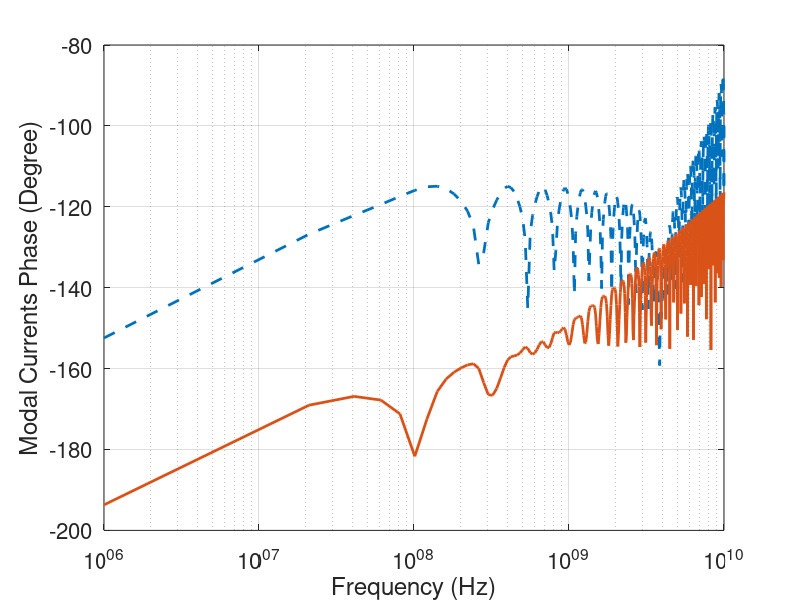

Recreate this plot in MATLAB.
%%%% TBTWP cable  %%%%
%%%%%%%%%%%%%%%%%%%%%%%%%%%%%%%%%%%
%%%%%%%%%%%%%%%%%%%%%%%%%%%%%%%%%%%
 clear ;
%%%% Free Space charachteristic%%%%
u0=4*pi*1e-7 ;   % permeability. 磁导率
epsi=8.85e-12;   % permittivity. 介电常数
c0=299792458 ;   % speed of light in free space.
etta0=sqrt(u0/epsi);
%%%%%%  cable parameters %%%%%% 
Lz=1 ;   %  (m)              %  TBTWP长度
acc=0.0001;

pb=25e-3;
p=5e-3;


% pb=150e-3;
% p= 25e-3;

% pb=1000;   %%Untwisted wires
% p= 1000;

%%
% pb=100000;  %%对比
% p = 5e-3;

% pb=25e-3;  
% p= 100000;
%%

s= 0.7e-3 ;
sb=1.5e-3;
rw=0.15e-3; % (m)         %The radius of the  wires.
% rw=0.1e-3;
h=5e-3;

alpha_b=1/sqrt((sb/2)^2+(pb/(2*pi))^2);
Lb = 2*pi*Lz/(alpha_b*pb);            %单根TWP长度


alpha = 1/sqrt((s/2)^2+(p/(2*pi))^2);
alpha0 = alpha_b*alpha*p/(2*pi);
% L=2*pi*Lz/(alpha*p);         %%Lz:缠绕之后总长   L:拉伸总长
L=(2*pi)^2*Lz/(alpha_b*pb*alpha*p);   %单根导线长度

l=0:acc:L  ; 


h11= h+sb/2+s/2 ; % (m)         %The distance between the ground and the  cable. 
h12= h+sb/2-s/2 ;
h21= h-sb/2+s/2 ;
h22= h-sb/2-s/2 ;


%%%%%%%%%%%%%%%%%%%%%%%%%%%%%%%%%%%%%%%
%%%%Averaged_per_unit_length_parameters%%%%
L_11   =  u0/(2*pi)*log((2*h/rw)-(s^2+sb^2)/16*h^2);
L_1112 =  u0/(2*pi)*log((2*h/s)+(s^2+sb^2)/16*h^2);
L_1121 =  u0/(4*pi)*log(1+4*h^2/sb^2);

L_   = L_11;
L_M  = L_1112;
L_12 = L_1121;

Lsh=[L_,   L_M,  L_12, L_12;
     L_M,  L_,   L_12, L_12;
     L_12, L_12, L_,   L_M;
     L_12, L_12, L_M,  L_];

Csh = c0^(-2).*Lsh^-1;
Zc=c0.* Lsh ;  %The characteristic impedance of the outer system.
%%% input and output terminals of the shield %%%
Ra=49;
Rb=51;
Rc=100;

Zsh_SL=[Ra+Rc, Rc, 0, 0;
        Rc, Rb+Rc, 0, 0; 
        0, 0, Ra+Rc, Rc;
        0, 0, Rc, Rb+Rc ] ;  % left side 

        Zsh_SR= Zsh_SL;  % right side


%%%%% Plane-wave Characterization %%%%%%  远场激励（平面波）
E0=1       ;           %The electric field intensity of the incident field (v/m)
thetaE=deg2rad(90)   ; %Plarization angel.
thetaP=deg2rad(0)  ;   phiP=deg2rad(0) ;   %Direction of incidence. 

ex=sin(thetaE)*sin(thetaP) ; 
ey=-sin(thetaE)*cos(thetaP)*cos(phiP)-cos(thetaE)*sin(phiP) ; 
ez=-sin(thetaE)*cos(thetaP)*sin(phiP)+cos(thetaE)*cos(phiP) ;
%%%%%%%%%%%%%%%%%%%%%%%%%%%%%%%%%%%%%%%%%
%%  
                x11 = h+(sb/2)*cos(alpha0*l)+s*cos(alpha*l)/2;
                x12 = h+(sb/2)*cos(alpha0*l)-s*cos(alpha*l)/2;
                x21 = h-(sb/2)*cos(alpha0*l)+s*cos(alpha*l)/2;
                x22 = h-(sb/2)*cos(alpha0*l)-s*cos(alpha*l)/2;
                
                y11 = (sb/2)*sin(alpha0*l)+s*sin(alpha*l)/2;
                y12 = (sb/2)*sin(alpha0*l)-s*sin(alpha*l)/2;
                y21 = -1*(sb/2)*sin(alpha0*l)+s*sin(alpha*l)/2;
                y22 = -1*(sb/2)*sin(alpha0*l)-s*sin(alpha*l)/2;
                
                z11 = pb*alpha_b*alpha*p*l/(2*pi)^2;
                z12 = z11;
                z21 = z11;
                z22 = z11;
               %% the unit tangent vectors for each wire
                eta11=sqrt(1+s*sb*alpha*alpha0*cos(alpha0*l-alpha*l)/2);
                eta12=sqrt(1-s*sb*alpha*alpha0*cos(alpha0*l-alpha*l)/2);
                eta21=sqrt(1-s*sb*alpha*alpha0*cos(alpha0*l-alpha*l)/2);
                eta22=sqrt(1+s*sb*alpha*alpha0*cos(alpha0*l-alpha*l)/2);
                
                n11_Lx=-1./eta11.*(1/2*sb*alpha0*sin(alpha0*l)+1/2*s*alpha*sin(alpha*l));
                n11_Ly=1./eta11.*(1/2*sb*alpha0*cos(alpha0*l)+1/2*s*alpha*cos(alpha*l));
                n11_Lz=alpha0*pb./(2*pi*eta11);
                
                n12_Lx=-1./eta12.*(1/2*sb*alpha0*sin(alpha0*l)-1/2*s*alpha*sin(alpha*l));
                n12_Ly=1./eta12.*(1/2*sb*alpha0*cos(alpha0*l)-1/2*s*alpha*cos(alpha*l));
                n12_Lz=alpha0*pb./(2*pi*eta12);
            
                n21_Lx=-1./eta21.*(-1/2*sb*alpha0*sin(alpha0*l)+1/2*s*alpha*sin(alpha*l));
                n21_Ly=1./eta21.*(-1/2*sb*alpha0*cos(alpha0*l)+1/2*s*alpha*cos(alpha*l));
                n21_Lz=alpha0*pb./(2*pi*eta21);

                n22_Lx=-1./eta22.*(1/2*sb*alpha0*sin(alpha0*l)+1/2*s*alpha*sin(alpha*l));
                n22_Ly=1./eta22.*(1/2*sb*alpha0*cos(alpha0*l)+1/2*s*alpha*cos(alpha*l));
                n22_Lz=alpha0*pb./(2*pi*eta22);
                %%
              %% LN  每根线求导
%                 x11_L = -1*(sb/2)*alpha0*sin(alpha0*l)-(s/2)*alpha*sin(alpha*l);
%                 x12_L = -1*(sb/2)*alpha0*sin(alpha0*l)+(s/2)*alpha*sin(alpha*l);
%                 x21_L = (sb/2)*alpha0*sin(alpha0*l)-(s/2)*alpha*sin(alpha*l);
%                 x22_L = (sb/2)*alpha0*sin(alpha0*l)+(s/2)*alpha*sin(alpha*l);
%                 
%                 y11_L = (sb/2)*alpha0*cos(alpha0*l)+(s/2)*alpha*cos(alpha*l);
%                 y12_L = (sb/2)*alpha0*cos(alpha0*l)-(s/2)*alpha*cos(alpha*l);
%                 y21_L = -1*(sb/2)*alpha0*cos(alpha0*l)+(s/2)*alpha*cos(alpha*l);
%                 y22_L = -1*(sb/2)*alpha0*cos(alpha0*l)-(s/2)*alpha*cos(alpha*l);
%                 
%                 z11_L = pb*alpha_b*alpha*p/(2*pi)^2;
%                 z12_L = z11_L;
%                 z21_L = z11_L;
%                 z22_L = z11_L;
                %%
%x=0:acc:h;
% x1=h1;
% x2=h2;
% y=0;

% z=0:acc:L;
%N=length(z);
%% Frequency loop 平面波的各方向分量EX,EY,EZ
    index=0 ; 
    for f=linspace(1e6,10e9,500)
        index=index+1 ;        
                                
                k=2*pi*f/c0 ;  % The wave number.
                kx=-k*cos(thetaP) ;
                ky=-k*sin(thetaP)*cos(phiP) ;
                kz=-k*sin(thetaP)*sin(phiP) ;
                
                Ex11=2*E0*ex*cos(kx*x11).*exp(-1j*(ky*y11+kz*z11)) ;     
                Ey11=-2j*E0*ey*sin(kx*x11).*exp(-1j*(ky*y11+kz*z11)) ; 
                Ez11=-2j*E0*ez*sin(kx*x11).*exp(-1j*(ky*y11+kz*z11)) ; 
                
                Ex12=2*E0*ex*cos(kx*x12).*exp(-1j*(ky*y12+kz*z12)) ;     
                Ey12=-2j*E0*ey*sin(kx*x12).*exp(-1j*(ky*y12+kz*z12)) ; 
                Ez12=-2j*E0*ez*sin(kx*x12).*exp(-1j*(ky*y12+kz*z12)) ; 
                
                Ex21=2*E0*ex*cos(kx*x21).*exp(-1j*(ky*y21+kz*z21)) ;     
                Ey21=-2j*E0*ey*sin(kx*x21).*exp(-1j*(ky*y21+kz*z21)) ; 
                Ez21=-2j*E0*ez*sin(kx*x21).*exp(-1j*(ky*y21+kz*z21)) ; 
                
                Ex22=2*E0*ex*cos(kx*x22).*exp(-1j*(ky*y22+kz*z22)) ;     
                Ey22=-2j*E0*ey*sin(kx*x22).*exp(-1j*(ky*y22+kz*z22)) ; 
                Ez22=-2j*E0*ez*sin(kx*x22).*exp(-1j*(ky*y22+kz*z22)) ; 
                
            %%
                %双绞线对  TBTWP
                E11=Ex11.*n11_Lx+Ey11.*n11_Ly+Ez11.*n11_Lz;
                E12=Ex12.*n12_Lx+Ey12.*n12_Ly+Ez12.*n12_Lz;
                E21=Ex21.*n21_Lx+Ey21.*n21_Ly+Ez21.*n21_Lz;
                E22=Ex22.*n22_Lx+Ey22.*n22_Ly+Ez22.*n22_Lz;
                
%                 E11=Ex11.*x11_L+Ey11.*y11_L+Ez11.*z11_L;
%                 E12=Ex12.*x12_L+Ey12.*y12_L+Ez12.*z12_L;
%                 E21=Ex21.*x21_L+Ey21.*y21_L+Ez21.*z21_L;
%                 E22=Ex22.*x22_L+Ey22.*y22_L+Ez22.*z22_L;
                
                
                E=[E11;E12;E21;E22];
                
                %% the total induced  sources  
                PHI11=cos(k*L)*eye(4);          PHI12=-1j*Zc*sin(k*L) ;
                PHI21=-1j*(Zc^-1)*sin(k*L) ;    PHI22=cos(k*L)*eye(4) ;     %phi矩阵,平行线为phi(L-Z),双绞线为phi(L-l)
                Zcinv=inv(Zc);                         %计算Zc矩阵的逆矩阵
                %%
                VAG(1,:)=trapz(l,cos(k*(L-l)).*E(1,:));
                VAG(2,:)=trapz(l,cos(k*(L-l)).*E(2,:));
                VAG(3,:)=trapz(l,cos(k*(L-l)).*E(3,:));
                VAG(4,:)=trapz(l,cos(k*(L-l)).*E(4,:));
                
                
                IAG(1,:)=trapz(l,(-1j*(Zcinv(1,1)).*sin(k.*(L-l))).*E(1,:))+trapz(l,(-1j*(Zcinv(1,2)).*sin(k.*(L-l))).*E(2,:))+trapz(l,(-1j*(Zcinv(1,3)).*sin(k.*(L-l))).*E(3,:))+trapz(l,(-1j*(Zcinv(1,4)).*sin(k.*(L-l))).*E(4,:));
                IAG(2,:)=trapz(l,(-1j*(Zcinv(2,1)).*sin(k.*(L-l))).*E(1,:))+trapz(l,(-1j*(Zcinv(2,2)).*sin(k.*(L-l))).*E(2,:))+trapz(l,(-1j*(Zcinv(2,3)).*sin(k.*(L-l))).*E(3,:))+trapz(l,(-1j*(Zcinv(2,4)).*sin(k.*(L-l))).*E(4,:));
                IAG(3,:)=trapz(l,(-1j*(Zcinv(3,1)).*sin(k.*(L-l))).*E(1,:))+trapz(l,(-1j*(Zcinv(3,2)).*sin(k.*(L-l))).*E(2,:))+trapz(l,(-1j*(Zcinv(3,3)).*sin(k.*(L-l))).*E(3,:))+trapz(l,(-1j*(Zcinv(3,4)).*sin(k.*(L-l))).*E(4,:));
                IAG(4,:)=trapz(l,(-1j*(Zcinv(4,1)).*sin(k.*(L-l))).*E(1,:))+trapz(l,(-1j*(Zcinv(4,2)).*sin(k.*(L-l))).*E(2,:))+trapz(l,(-1j*(Zcinv(4,3)).*sin(k.*(L-l))).*E(3,:))+trapz(l,(-1j*(Zcinv(4,4)).*sin(k.*(L-l))).*E(4,:));
               %  IAG(2,:)=trapz(l,(-1j*(Zcinv(2,1)).*sin(k.*(L-l))).*E(1,:))+trapz(l,(-1j*(Zcinv(2,2)).*sin(k.*(L-l))).*E(2,:));
                
                

%                 n1=x1;
%                 n2=x2;
                n11=0:acc:h11;
                n12=0:acc:h12;
                n21=0:acc:h21;
                n22=0:acc:h22;
                 
                Vinc01=-trapz(n11,2*E0*ex*cos(kx*n11).*exp(-1j*(ky*y11(1)+kz*0)));
                Vinc02=-trapz(n12,2*E0*ex*cos(kx*n12).*exp(-1j*(ky*y12(1)+kz*0)));
                Vinc03=-trapz(n21,2*E0*ex*cos(kx*n21).*exp(-1j*(ky*y21(1)+kz*0)));
                Vinc04=-trapz(n22,2*E0*ex*cos(kx*n22).*exp(-1j*(ky*y22(1)+kz*0)));
                 
                VincL1=-trapz(n11,2*E0*ex*cos(kx*n11).*exp(-1j*(ky*y11(length(y11))+kz*L)));
                VincL2=-trapz(n12,2*E0*ex*cos(kx*n12).*exp(-1j*(ky*y12(length(y12))+kz*L)));
                VincL3=-trapz(n21,2*E0*ex*cos(kx*n21).*exp(-1j*(ky*y21(length(y21))+kz*L)));
                VincL4=-trapz(n22,2*E0*ex*cos(kx*n22).*exp(-1j*(ky*y22(length(y22))+kz*L)));
                

                Vinc0=[Vinc01;Vinc02;Vinc03;Vinc04];
                VincL=[VincL1;VincL2;VincL3;VincL4];

                VST=VAG+VincL-PHI11*Vinc0;
                IST=IAG-PHI21*Vinc0;




                %% Frequqncy Dependent Matrices
        %         PHI11=cos(k*L);  PHI12=-1j*Zc*sin(k*L) ;
        %         PHI21=-1j*(Zc^-1)*sin(k*L) ;  PHI22=cos(k*L) ; 


                A=PHI11*Zsh_SL+Zsh_SR*PHI22-PHI12-Zsh_SR*PHI21*Zsh_SL ;


                Iout_0=A^-1*(VST-Zsh_SR*IST) ;   IIout_0(:,index)=Iout_0 ;
                Vout_0=-Zsh_SL*Iout_0 ;          VVout_0(:,index)=Vout_0 ;
        %         
        %         Vout_z=cos(k*z)*Vout_0+(-1j*Zc*sin(k*z))*Iout_0+VST ;           VVout_z(index,:)=Vout_z ;
        %         Iout_z=(-1j*(Zc^-1)*sin(k*z))*Vout_0+cos(k*z)*Iout_0+IST ;      IIout_z(index,:)=Iout_z ;
        %         
        


    end
    %% results 
    f=linspace(1e6,10e9,500);
    ICM1=IIout_0(1,:)+IIout_0(2,:);
    IDM11=(IIout_0(1,:)-IIout_0(2,:))/2;
   
      ICM1_phase=angle(ICM1)*180/pi;            %CM电流的相位，单位为：°
      IDM11_phase=angle(IDM11)*180/pi;          %DM电流的相位，单位为：°
    
    gcm = 20*log10(abs(ICM1));   %CM电流的幅值，单位为：dBA
    hdm = 20*log10(abs(IDM11));  %DM电流的幅值，单位为：dBA
    
%     a=load('two_wires_new1.dat');                   
%     a=xlsread('sample1.3.xlsx');

      
 
        figure;
        hold on , plot(f,gcm,'--','linewidth',2)      %MATLAB解析结果共模曲线
        hold on , plot(f,hdm,'linewidth',2)           %MATLAB解析结果差模曲线
        
%         hold on , plot(f,ICM1_phase,'--','linewidth',2)      %MATLAB解析结果共模曲线
%         hold on , plot(f,IDM11_phase,'linewidth',2)           %MATLAB解析结果差模曲线
        
%         hold on , plot(f,fcm,'--','linewidth',2)    %画出共模曲线（FEKO）
%         hold on , plot(f,fdm,'--','linewidth',2)    %画出差模曲线(FEKO)
        hold on;
        

%      legend('CM,传输线模型','DM,传输线模型','CM,MoM (FEKO)','DM,MoM (FEKO)');

%      legend('CM,MoM (FEKO)','DM,MoM (FEKO)');
%      legend('CM,Proposed Model','DM,Proposed Model');
%      legend('p=1mm 共模电流','p=2mm 共模电流','p=5mm 共模电流','p=10mm 共模电流','p=20mm 共模电流','p=50mm 共模电流','p=1000mm 共模电流');
%      legend('p=1mm 差模电流','p=2mm 差模电流','p=5mm 差模电流','p=10mm 差模电流','p=20mm 差模电流','p=50mm 差模电流','p=1000mm 差模电流');
%      legend('pb=10mm 共模电流','pb=10mm 差模电流','pb=20mm 共模电流','pb=20mm 差模电流','pb=40mm 共模电流','pb=40mm 差模电流','pb=80mm 共模电流','pb=80mm 差模电流','pb=160mm 共模电流','pb=160mm 差模电流','pb=320mm 共模电流','pb=320mm 差模电流','pb=1000mm 共模电流','pb=1000mm 差模电流');
%      legend('p=5mm 共模电流','p=5mm 差模电流','p=10mm 共模电流','p=10mm 差模电流','p=15mm 共模电流','p=15mm 差模电流','p=30mm 共模电流','p=30mm 差模电流','p=60mm 共模电流','p=60mm 差模电流','p=120mm 共模电流','p=120mm 差模电流','p=1000mm 共模电流','p=1000mm 差模电流');
     set(gca,'XScale','log');
     set(gca,'FontSize',16);
     xlabel('Frequency (Hz)');
     ylabel('Modal Currents Phase (Degree)');
%      ylabel('模式电流幅值 (dBA)');
     grid on;
     box on;
    
     
%      hold on ,plot(FrequencyHz,CurrentMagnitudeTBTWP_far_field909090_p10000000_pb25dBA);
%      hold on ,plot(FrequencyHz,Math);

     
